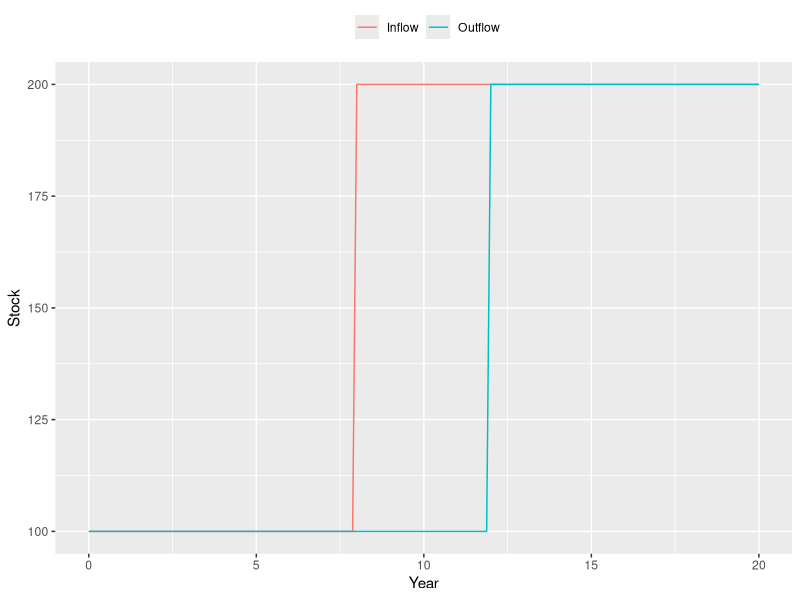

Write the R code that produced this figure.
###########################################
# Translation of Vensim file.
# Date created: 2016-12-15 16:26:42
###########################################
library(deSolve)
library(ggplot2)
library(scales)

#Displaying the simulation run parameters
START_TIME <- 0.000000
FINISH_TIME <- 20.000000
TIME_STEP <- 0.125000
#Setting aux param to NULL
auxs<-NULL

#Generating the simulation time vector
simtime<-seq(0.000000,20.000000,by=0.125000)

# add a data frame to keep track of the inflow, all empty at the start
inflowHistory <- data.frame(Time=simtime,
                            Value=vector(mode = "numeric",length =length(simtime)))

# Writing global variables (stocks and dependent auxs)
stocks <-c( MaterialinTransit = 400 )

# This is the model function called from ode
model <- function(time, stocks, auxs){
  with(as.list(c(stocks, auxs)),{
    
    # Create the step function 
    if(time < 8) Inflow <- 100 else Inflow <- 200
    
    # Here we use the R superassignment operator to change the data frame state
    inflowHistory$Value[which(inflowHistory$Time == time)] <<- Inflow
    AverageDelay <- 4.0
    
    #check for initial flow value
    if(time - AverageDelay < 0) 
      Outflow <- 100 else{
        ind <- which(inflowHistory$Time == (time - AverageDelay))
        Outflow <- inflowHistory$Value[ind]
      }
    
    d_DT_MaterialinTransit  <- Inflow-Outflow
    return (list(c(d_DT_MaterialinTransit),Inflow=Inflow,Outflow=Outflow))
  })
}
# Function call to run simulation
o<-data.frame(ode(y=stocks,times=simtime,func=model,parms=auxs,method='euler'))

p1<-ggplot()+
  geom_line(data=o,aes(time,o$Inflow,color="Inflow"))+
  geom_line(data=o,aes(time,o$Outflow,color="Outflow"))+
  scale_y_continuous(labels = comma)+
  ylab("Stock")+
  xlab("Year") +
  labs(color="")+
  theme(legend.position="top")




#----------------------------------------------------
# Original text file exported from Vensim
#  Material in Transit = INTEG( Inflow - Outflow , 400) 
#  Inflow = 100 + step ( 100, 8) 
#  Average Delay = 4
#  Outflow = DELAY FIXED ( Inflow ,Average Delay , 100) 
#  FINAL TIME = 20
#  INITIAL TIME = 0
#  TIME STEP = 0.125
#  SAVEPER = TIME STEP
#----------------------------------------------------
